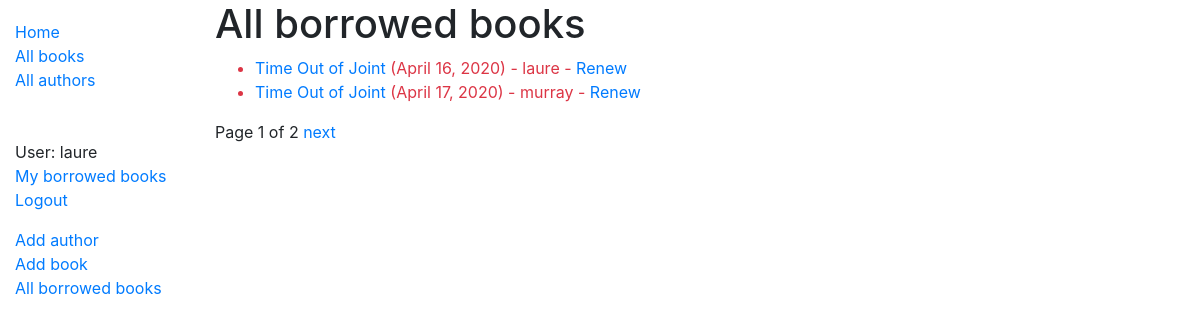
/catalog/borrowedbooks/ (signed in), run on the app's committed database.
### catalog/models.py (models this page shows, shortened)
class BookInstance(models.Model):
    id = models.UUIDField(primary_key=True, default=uuid.uuid4, help_text='Unique ID for this particular book across whole library')
    book = models.ForeignKey('Book', on_delete=models.SET_NULL, null=True)
    imprint = models.CharField(max_length=200)
    due_back = models.DateField(null=True, blank=True)
    borrower = models.ForeignKey(User, on_delete=models.SET_NULL, null=True, blank=True)
    LOAN_STATUS = (
        ('m', 'Maintenance'),
        ('o', 'On loan'),
        ('a', 'Available'),
        ('r', 'Reserved'),
    )
    status = models.CharField(
        max_length=1,
        choices=LOAN_STATUS,
        blank=True,
        default='m',
        help_text='Book availability',
    )
    @property
    def is_overdue(self):
        if self.due_back and date.today() > self.due_back:
            return True
        return False
    class Meta:
        ordering = ['due_back']
        permissions = (("can_mark_returned", "Set book as returned"),)

class Book(models.Model):
    title = models.CharField(max_length=200)
    author = models.ForeignKey('Author', on_delete=models.SET_NULL, null=True)
    summary = models.TextField(max_length=1000, help_text='Enter a brief description of the book')
    isbn = models.CharField('ISBN', max_length=13, help_text='13 Character <a href="https://www.isbn-international.org/content/what-isbn">ISBN number</a>')
    genre = models.ManyToManyField(Genre, help_text='Select a genre for this book')
    def display_genre(self):
        """Create a string for the Genre. This is required to display genre in Admin."""
        return ', '.join(genre.name for genre in self.genre.all()[:3])
    display_genre.short_description = 'Genre'
    language = models.ForeignKey(Language, on_delete=models.SET_NULL, null=True, help_text='Select a language for this book')
    def display_language(self):
        return language.name
    display_language.short_description = 'Language'

### catalog/views.py (the view)
# urls.py: path('borrowedbooks/', views.LoanedBooksListView.as_view(), name='all-borrowed'),
class LoanedBooksListView(PermissionRequiredMixin,generic.ListView):
    permission_required = 'catalog.can_mark_returned'
    model = BookInstance
    template_name ='catalog/bookinstance_list_borrowed_all.html'
    paginate_by = 2
    def get_queryset(self):
        return BookInstance.objects.filter(status__exact='o').order_by('due_back')

### catalog/templates/catalog/bookinstance_list_borrowed_all.html
{% extends "base_generic.html" %}
{% block content %}
    <h1>All borrowed books</h1>
    {% if bookinstance_list %}
    <ul>
      {% for bookinst in bookinstance_list %}
      <li class="{% if bookinst.is_overdue %}text-danger{% endif %}">
	      <a href="{% url 'book-detail' bookinst.book.pk %}">{{bookinst.book.title}}</a> ({{ bookinst.due_back }}) - {{ bookinst.borrower.get_username }}
	      {% if perms.catalog.can_mark_returned %}- <a href="{% url 'renew-book-librarian' bookinst.id %}">Renew</a>  {% endif %}
      </li>
      {% endfor %}
    </ul>
    {% else %}
      <p>There are no books borrowed.</p>
    {% endif %}
{% endblock %}

### catalog/templates/base_generic.html (shortened to what this page needs)
<!DOCTYPE html>
<html lang="en">
<head>
  <link rel="stylesheet" href="https://stackpath.bootstrapcdn.com/bootstrap/4.1.3/css/bootstrap.min.css">
  {% load static %}
  <link rel="stylesheet" href="{% static 'css/styles.css' %}">
</head>
<body>
  <div class="container-fluid">
    <div class="row">
      <div class="col-sm-2">
      {% block sidebar %}
        <ul class="sidebar-nav">
          <li><a href="{% url 'index' %}">Home</a></li>
	  <li><a href="{% url 'books' %}">All books</a></li>
	  <li><a href="{% url 'authors' %}">All authors</a></li><br><br>
   {% if user.is_authenticated %}
     <li>User: {{ user.get_username }}</li>
     <li><a href="{% url 'my-borrowed' %}">My borrowed books</a></li>
     <li><a href="{% url 'logout'%}?next={{request.path}}">Logout</a></li>
   {% else %}
     <li><a href="{% url 'login'%}?next={{request.path}}">Login</a></li>
   {% endif %}
	</ul>
	{% if perms.catalog.can_mark_returned %}
	    <a href="/catalog/author/create">Add author</a><br>
	    <a href="/catalog/book/create">Add book</a><br>
	    <a href="/catalog/borrowedbooks/">All borrowed books</a><br>
	{% endif %}
     {% endblock %}
      </div>
      <div class="col-sm-10 ">
	      {% block content %}{% endblock %}
      <div>
  {% block pagination %}
    {% if is_paginated %}
        <div class="pagination">
            <span class="page-links">
                <span class="page-current">
                    Page {{ page_obj.number }} of {{ page_obj.paginator.num_pages }}
                </span>
                {% if page_obj.has_next %}
                    <a href="{{ request.path }}?page={{ page_obj.next_page_number }}">next</a>
                {% endif %}
            </span>
        </div>
    {% endif %}
  {% endblock %}
      </div>
      </div>
    </div>
  </div>
</body>
</html>

### catalog/static/css/styles.css (style rules this page uses)
.sidebar-nav { margin-top: 20px; padding: 0; list-style: none; }

### data on the page
BookInstance: book "Time Out of Joint", due_back "April 16, 2020", borrower.get_username "laure"
BookInstance: book "Time Out of Joint", due_back "April 17, 2020", borrower.get_username "murray"

### other printed values
{{ user.get_username }} "laure"
{{ page_obj.number }} "1"
{{ page_obj.paginator.num_pages }} "2"
